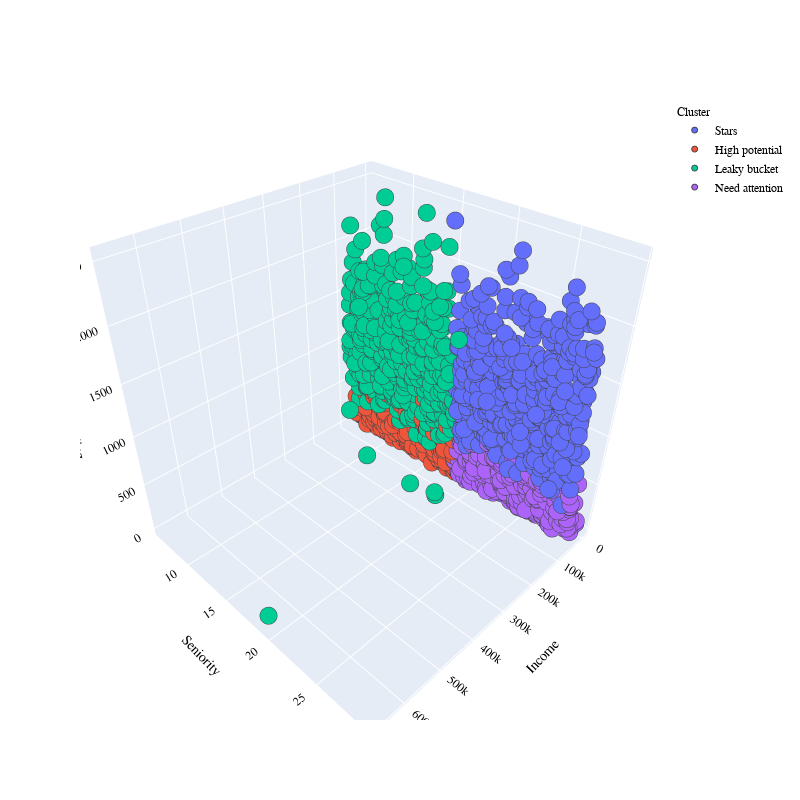

The notebook cell this image was saved under:
### Markdown cell above
[//]: <> (Text)
<span style="font-size:14px; font-family:Verdana; color: #ffffff;"> 

1. Income:
   - Mean income: ~$52,247
   - Standard deviation: ~$25,038
2. Seniority:
   - Mean seniority: ~17.85 years
   - Standard deviation: ~6.74 years
3. Spending:
   - Mean spending: ~$605.80
   - Standard deviation: ~$602.25

- The summary statistics for different income clusters provide insights into income distribution within each cluster. For instance, the "Leaky bucket" cluster has the highest mean income and standard deviation, indicating a wider income range in this group.

</span>

### Code cell
import plotly.graph_objects as go

plot = go.Figure()

# Iterate over the unique cluster labels and add a trace for each cluster
for cluster in data['Cluster'].unique():
    plot.add_trace(go.Scatter3d(
        x=data[data['Cluster'] == cluster]['Income'],
        y=data[data['Cluster'] == cluster]['Seniority'],
        z=data[data['Cluster'] == cluster]['Spending'],
        mode='markers',
        marker_size=6,
        marker_line_width=1,
        name=str(cluster)
    ))

# Update the hover template for the traces
plot.update_traces(
    hovertemplate='Income: %{x} <br>Seniority: %{y} <br>Spending: %{z}'
)

plot.update_layout(
    width=800,
    height=800,
    autosize=True,
    showlegend=True,
    legend_title_text='Cluster',
    legend_title_font_family='Gilroy',
    legend_title_font_size=12,
    legend_title_font_color='black',
    scene=dict(
        xaxis=dict(title='Income', titlefont_color='black'),
        yaxis=dict(title='Seniority', titlefont_color='black'),
        zaxis=dict(title='Spending', titlefont_color='black')
    ),
    font=dict(family='Gilroy', color='black', size=12)
)

plot.show()

### Figure 1 — Plotly figure (JSON) as saved in the notebook; plotly's stock layout.template omitted (floating-point values rounded to 4 significant figures; data arrays with more than 128 entries replaced by an {"elided": "..."} marker saying what was removed)
{"data": [{"hovertemplate": "Income: %{x} <br>Seniority: %{y} <br>Spending: %{z}", "marker": {"line": {"width": 1}, "size": 6}, "mode": "markers", "name": "Stars", "type": "scatter3d", "x": {"elided": "529 int values"}, "y": {"elided": "529 float values"}, "z": {"elided": "529 int values"}}, {"hovertemplate": "Income: %{x} <br>Seniority: %{y} <br>Spending: %{z}", "marker": {"line": {"width": 1}, "size": 6}, "mode": "markers", "name": "High potential", "type": "scatter3d", "x": {"elided": "670 int values"}, "y": {"elided": "670 float values"}, "z": {"elided": "670 int values"}}, {"hovertemplate": "Income: %{x} <br>Seniority: %{y} <br>Spending: %{z}", "marker": {"line": {"width": 1}, "size": 6}, "mode": "markers", "name": "Leaky bucket", "type": "scatter3d", "x": {"elided": "446 int values"}, "y": {"elided": "446 float values"}, "z": {"elided": "446 int values"}}, {"hovertemplate": "Income: %{x} <br>Seniority: %{y} <br>Spending: %{z}", "marker": {"line": {"width": 1}, "size": 6}, "mode": "markers", "name": "Need attention", "type": "scatter3d", "x": {"elided": "595 int values"}, "y": {"elided": "595 float values"}, "z": {"elided": "595 int values"}}], "layout": {"autosize": true, "font": {"color": "black", "family": "Gilroy", "size": 12}, "height": 800, "legend": {"title": {"font": {"color": "black", "family": "Gilroy", "size": 12}, "text": "Cluster"}}, "scene": {"xaxis": {"title": {"font": {"color": "black"}, "text": "Income"}}, "yaxis": {"title": {"font": {"color": "black"}, "text": "Seniority"}}, "zaxis": {"title": {"font": {"color": "black"}, "text": "Spending"}}}, "showlegend": true, "width": 800}}
